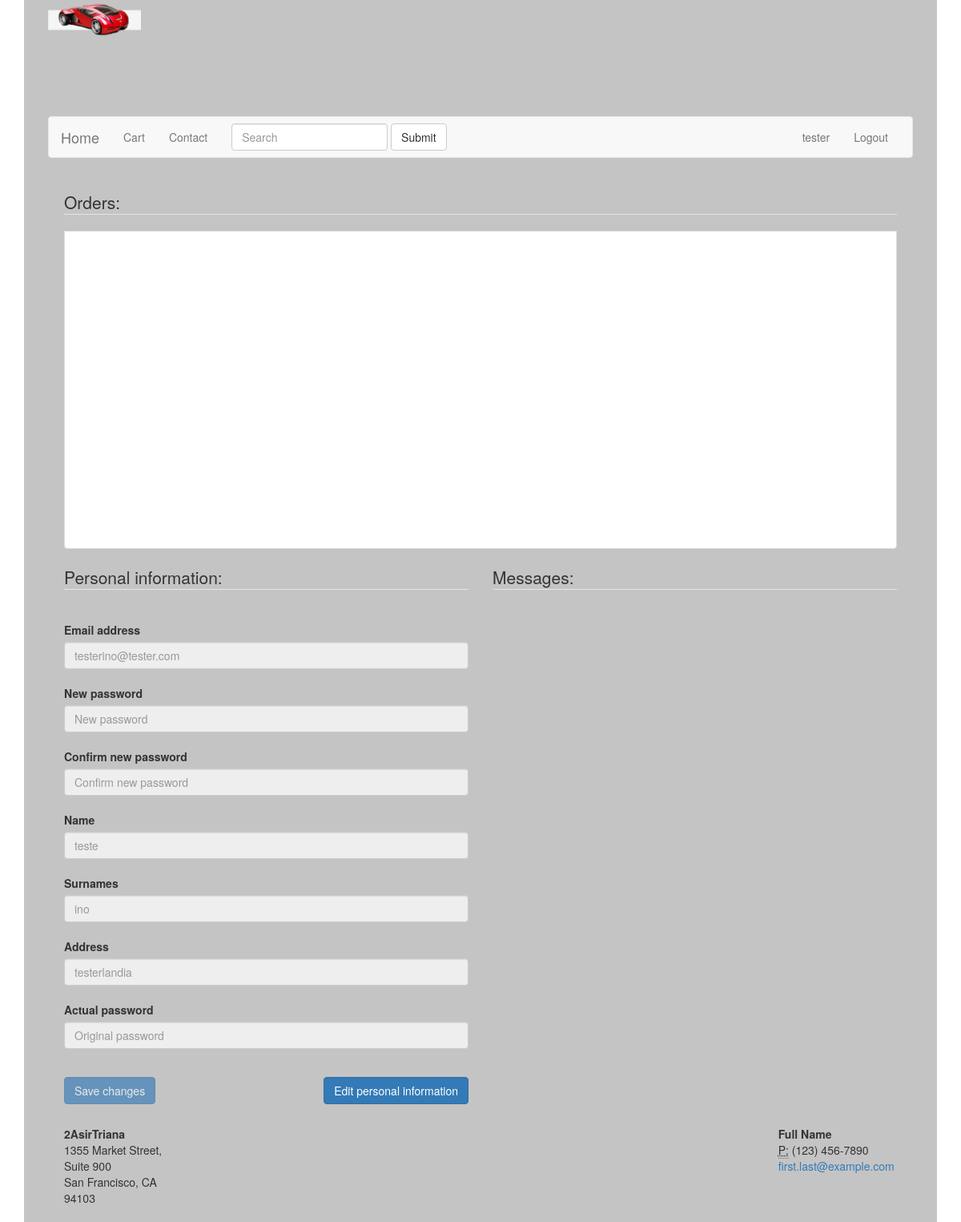
The app's page /profile.php (signed in), older data.
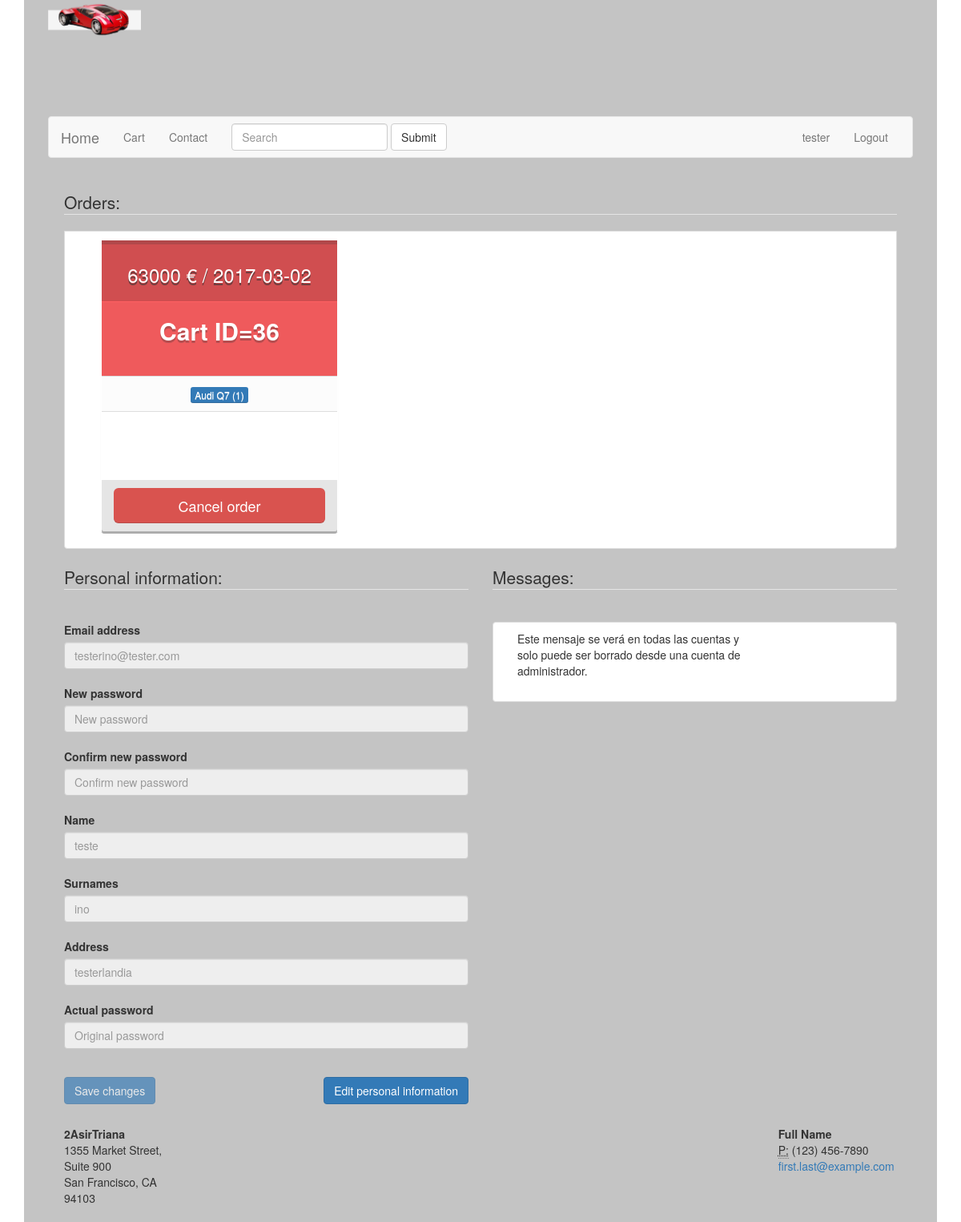
The same page, newer data.
### tables this page shows
CREATE TABLE `cart` (
  `oid` int(8) NOT NULL,
  `value` int(7) NOT NULL DEFAULT '0',
  `date` date NOT NULL,
  `users.id` int(8) NOT NULL
);

CREATE TABLE `item` (
  `reference` int(8) NOT NULL,
  `name` varchar(50) NOT NULL,
  `value` int(8) NOT NULL,
  `chassis` varchar(250) NOT NULL,
  `traction` varchar(30) NOT NULL,
  `transmission` varchar(30) NOT NULL,
  `type` varchar(50) NOT NULL,
  `description` varchar(375) NOT NULL,
  `description_long` varchar(3000) NOT NULL,
  `stock` int(8) NOT NULL,
  `pic` varchar(250) NOT NULL
);

CREATE TABLE `quantity` (
  `item.reference` int(8) NOT NULL,
  `cart.oid` int(8) NOT NULL,
  `quantity` int(8) NOT NULL
);

CREATE TABLE `messages` (
  `mid` int(8) NOT NULL,
  `users.id` int(8) NOT NULL,
  `message` varchar(250) NOT NULL
);

### profile.php (the view, shortened to what the changed rows need)
<!DOCTYPE html>
<html lang="">
  <head>
    <link href="css/bootstrap.css" rel="stylesheet">
    <link href="js/bootstrap.js" rel="stylesheet">
    <link rel="stylesheet" type="text/css" href="css/index.css">
    <link rel="stylesheet" type="text/css" href="css/cart.css">
    <link rel="stylesheet" type="text/css" href="css/profile.css">
    </head>
    <body>
     <div class="container">
        <div class="col-md-12" id="container">
          <div class="col-md-12" id="content">
            <div class="col-md-12" id="orders">
             <legend>Orders:</legend>
              <div class="list-group-item" style="min-height:100px; margin-top:20px;margin-bottom:20px; overflow:auto; ">
                   <div class="col-md-12" style="height: 375px; overflow-y: scroll;">
                     <?php
                     $sql = "SELECT * FROM users WHERE `nick` = '".$_SESSION['user']."'";
                     $result = $connection->query($sql);
                     $obj = $result->fetch_object();
                     $userid = $obj->id;
                     $sql = "SELECT * FROM cart WHERE `users.id` = '$userid' ORDER BY `oid` DESC";
                     $result = $connection->query($sql);
                     while ($obj = $result->fetch_object()) {
                       echo "<div class='col-md-4'>
                         <div class='panel price panel-red'>
                            <div class='panel-heading  text-center'>
                            <h3> $obj->value € / $obj->date </h3>
                            </div>
                            <div class='panel-body text-center'>
                              <p class='lead' style='font-size:30px'><strong>Cart ID=$obj->oid</strong></p>
                            </div>
                            <ul class='list-group list-group-flush text-center' style='height: 130px; overflow: auto'>";
                            $sql1 = "SELECT * FROM quantity WHERE `cart.oid` = '$obj->oid'";
                            $result1 = $connection->query($sql1);
                            while ($obj1 = $result1->fetch_object()) {
                              $ref = $obj1->{"item.reference"};
                              $sql2 = "SELECT * FROM item WHERE `reference` = '$ref'";
                              $result2 = $connection->query($sql2);
                                 while ($obj2 = $result2->fetch_object()) {
                                   echo "<li class='list-group-item'><i class='icon-ok text-danger'></i><a href='item.php?id=$ref' class='btn btn-primary btn-xs'>$obj2->name ($obj1->quantity)</a></li>";
                                 }
                            }
                           echo "</ul>
                            <div class='panel-footer'>
                              <a class='btn btn-lg btn-block btn-danger' href='php/delete.php?usercartdel=$obj->oid'>Cancel order</a>
                            </div>
                          </div>
                        </div>";
                     }
                      ?>
                   </div>
            </div>
          </div>
            <div class="col-md-6" id="messages">
                    <div class="form-group" id="messages2">
                      <?php
                      $result = $connection->query("SELECT * FROM users where `nick` = '".$_SESSION['user']."'");
                      $obj = $result->fetch_object();
                      $id = $obj->id;
                      $result = $connection->query("SELECT * FROM messages where `users.id` = '$id' or `users.id` = '14' ORDER BY `mid` DESC");
                      while ($obj = $result->fetch_object()) {
                        echo '<div class="list-group-item" style="min-height:100px; margin-top:20px;">
                                  <div class="col-md-8"  id="messagediv" style="overflow-y:scroll; height: 100%;">
                                      <p style="word-wrap: break-word; white-space: pre-line;">'.$obj->message.'</p>
                                  </div>';
                        echo "</div>";
                      }
                       ?>
                     </div>
            </div>
          </div>
        </div>
      </div>
    </body>
</html>

Row changes from the older to the newer data that the page shows:
added cart: value "63000", date "2017-03-02", oid "36"
added quantity: quantity "1"
now on this page (row edited): item: name "Audi Q7"
added messages: message "Este mensaje se verá en todas las cuentas y solo puede ser borrado desde una cuenta de administrador."
